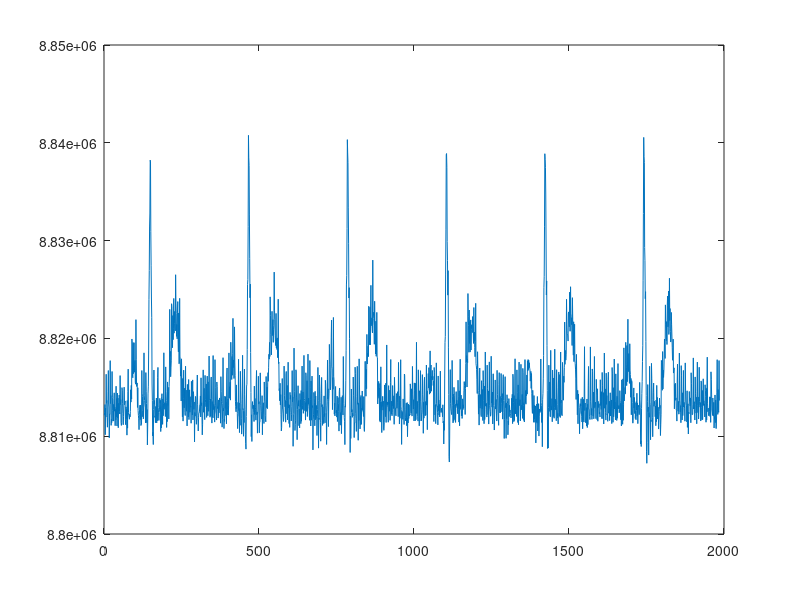

Recreate this plot in MATLAB. (Note: this script raises an error after producing the figure.)
%% Load 
clear all;
load dataset.mat;

%% Plot
clc;  close all;
data = double(ch1);
plot(data);

%% 
plot_fft(data, 320)

%% Sgolay
f1 = smooth(data, 21, 'sgolay', 5);
plot((f1/hex2dec('c35000')-0.5)*12/35);

%% 
plot_fft(f1/hex2dec('800000')-0.5, 320);